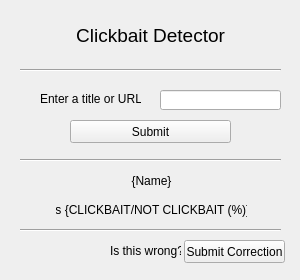
<?xml version="1.0" encoding="UTF-8"?>
<ui version="4.0">
 <class>MainWindow</class>
 <widget class="QMainWindow" name="MainWindow">
  <property name="geometry">
   <rect>
    <x>0</x>
    <y>0</y>
    <width>300</width>
    <height>280</height>
   </rect>
  </property>
  <property name="sizePolicy">
   <sizepolicy hsizetype="Fixed" vsizetype="Fixed">
    <horstretch>0</horstretch>
    <verstretch>0</verstretch>
   </sizepolicy>
  </property>
  <property name="minimumSize">
   <size>
    <width>300</width>
    <height>280</height>
   </size>
  </property>
  <property name="maximumSize">
   <size>
    <width>300</width>
    <height>280</height>
   </size>
  </property>
  <property name="windowTitle">
   <string>MainWindow</string>
  </property>
  <widget class="QWidget" name="centralwidget">
   <property name="sizePolicy">
    <sizepolicy hsizetype="Fixed" vsizetype="Fixed">
     <horstretch>0</horstretch>
     <verstretch>0</verstretch>
    </sizepolicy>
   </property>
   <widget class="QLabel" name="label_2">
    <property name="geometry">
     <rect>
      <x>70</x>
      <y>10</y>
      <width>161</width>
      <height>51</height>
     </rect>
    </property>
    <property name="font">
     <font>
      <pointsize>14</pointsize>
     </font>
    </property>
    <property name="text">
     <string>Clickbait Detector</string>
    </property>
    <property name="alignment">
     <set>Qt::AlignCenter</set>
    </property>
   </widget>
   <widget class="Line" name="line_2">
    <property name="geometry">
     <rect>
      <x>20</x>
      <y>60</y>
      <width>261</width>
      <height>20</height>
     </rect>
    </property>
    <property name="orientation">
     <enum>Qt::Horizontal</enum>
    </property>
   </widget>
   <widget class="QLabel" name="label">
    <property name="geometry">
     <rect>
      <x>40</x>
      <y>90</y>
      <width>101</width>
      <height>16</height>
     </rect>
    </property>
    <property name="text">
     <string>Enter a title or URL:</string>
    </property>
    <property name="alignment">
     <set>Qt::AlignBottom|Qt::AlignLeading|Qt::AlignLeft</set>
    </property>
   </widget>
   <widget class="QLineEdit" name="lineEdit">
    <property name="geometry">
     <rect>
      <x>160</x>
      <y>90</y>
      <width>121</width>
      <height>20</height>
     </rect>
    </property>
   </widget>
   <widget class="QPushButton" name="pushButton">
    <property name="geometry">
     <rect>
      <x>70</x>
      <y>120</y>
      <width>161</width>
      <height>23</height>
     </rect>
    </property>
    <property name="text">
     <string>Submit</string>
    </property>
   </widget>
   <widget class="Line" name="line_3">
    <property name="geometry">
     <rect>
      <x>20</x>
      <y>150</y>
      <width>261</width>
      <height>20</height>
     </rect>
    </property>
    <property name="orientation">
     <enum>Qt::Horizontal</enum>
    </property>
   </widget>
   <widget class="QLabel" name="label_3">
    <property name="geometry">
     <rect>
      <x>56</x>
      <y>170</y>
      <width>191</width>
      <height>21</height>
     </rect>
    </property>
    <property name="text">
     <string>{Name}</string>
    </property>
    <property name="alignment">
     <set>Qt::AlignCenter</set>
    </property>
   </widget>
   <widget class="QLabel" name="label_4">
    <property name="geometry">
     <rect>
      <x>56</x>
      <y>200</y>
      <width>191</width>
      <height>20</height>
     </rect>
    </property>
    <property name="text">
     <string>is {CLICKBAIT/NOT CLICKBAIT (%)}</string>
    </property>
    <property name="alignment">
     <set>Qt::AlignCenter</set>
    </property>
   </widget>
   <widget class="Line" name="line_4">
    <property name="geometry">
     <rect>
      <x>20</x>
      <y>220</y>
      <width>261</width>
      <height>20</height>
     </rect>
    </property>
    <property name="orientation">
     <enum>Qt::Horizontal</enum>
    </property>
   </widget>
   <widget class="QLabel" name="label_5">
    <property name="geometry">
     <rect>
      <x>110</x>
      <y>240</y>
      <width>71</width>
      <height>21</height>
     </rect>
    </property>
    <property name="text">
     <string>Is this wrong?</string>
    </property>
   </widget>
   <widget class="QPushButton" name="pushButton_2">
    <property name="geometry">
     <rect>
      <x>184</x>
      <y>240</y>
      <width>101</width>
      <height>23</height>
     </rect>
    </property>
    <property name="text">
     <string>Submit Correction</string>
    </property>
   </widget>
  </widget>
  <action name="actionHome">
   <property name="text">
    <string>Home</string>
   </property>
  </action>
  <action name="menuDetector">
   <property name="text">
    <string>Clickbait Detector</string>
   </property>
  </action>
 </widget>
 <resources/>
 <connections/>
</ui>
